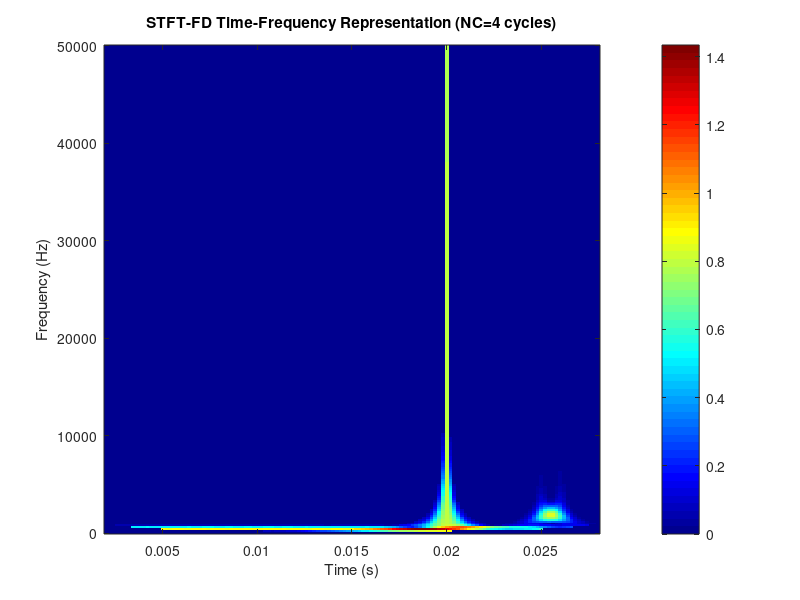

Source code (MATLAB):
clear; clc;

%% ===============================
% 1. 生成合成信号（含噪声）
%% ===============================
N  = 3000;
Ts = 1e-5;
t  = (0:N-1)*Ts;

% 信号 x1(t)
T1 = 211 * 1e-5;
x1 = 5e-3 * sin(2*pi*t / T1);

% 信号 x2(t)
x2 = zeros(size(t));
x2(2000) = 0.8;

% 信号 x3(t)
T3 = 51 * 1e-5;
x3 = zeros(size(t));
x3(2500+1:2600) = 2e-2*sin(2*pi*t(2501:2600)/T3);

% 合成信号
x = x1 + x2 + x3;

% 添加 40 dB 噪声
x = awgn(x, 40, 'measured');

%% ===============================
% 2. STFT-FD 参数
%% ===============================
fs = 1/Ts;
NC = 4;   % 每个频率 4 个周期窗口

% 定义频率轴 (论文常用 0~fs/2)
F = linspace(10, fs/2, 256);  
NF = length(F);

% 时间位置
Tpos = 200 : 20 : 2800;  
NT = length(Tpos);

STFT_FD = zeros(NF, NT);

%% ===============================
% 3. 逐频率计算频率依赖窗长并计算 DFT 第 (1+NC) 项
%% ===============================
for fi = 1:NF
    f = F(fi);

    % ===== 频率依赖窗长 (样本数) =====
    NW = round(NC * fs / f);   

    if mod(NW,2)==1
        NW = NW+1;   % 必须偶数长度，方便对称
    end

    % ===== 生成对称 Hamming 窗 =====
    w = hamming(NW, "symmetric")';

    % ===== 半窗长度 =====
    L = NW/2;

    % ===== 遍历所有时间点 =====
    for ti = 1:NT
        t0 = Tpos(ti);

        % 窗区间
        idx1 = t0 - L + 1;
        idx2 = t0 + L;

        if idx1 < 1 || idx2 > N
            STFT_FD(fi, ti) = 0;
            continue;
        end

        % 取窗内信号
        x_win = x(idx1:idx2);

        % 加窗
        wx = x_win .* w;

        % ====== 仅计算 DFT 的第 (1 + NC) 项 (论文公式 5、6) ======
        k = 1 + NC;
        n = 1:NW;
        Xk = sum(wx .* exp(-1j*2*pi*(k-1)*(n-1)/NW));

        STFT_FD(fi, ti) = Xk;
    end
end

%% ===============================
% 4. 绘制时频图（幅度谱）
%% ===============================
figure;
imagesc(Tpos*Ts, F, abs(STFT_FD));
axis xy;
xlabel("Time (s)");
ylabel("Frequency (Hz)");
title("STFT-FD Time-Frequency Representation (NC=4 cycles)");
colorbar;
colormap jet;
